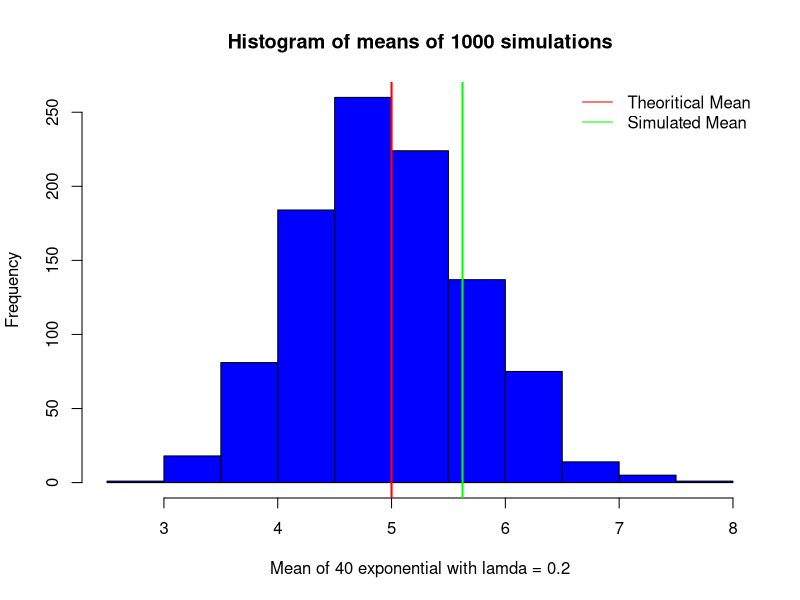

Write the R code that produced this figure.
exp <- 40
lamda <- 0.2
m<-numeric()
for(i in 1:1000){
   a<-rexp(exp,lamda) 
   m<-c(m,mean(a))
}

ms<-mean(a)
print(paste("Theoritical Mean =",1/lamda,"while the simulated mean =",ms))
vs<-var(a)
print(paste("Theoritical Variance =",1/(lamda*lamda),
            "while the simulated variance =",vs))

png(filename = "plot1.png")
hist(m, col="blue",main="Histogram of means of 1000 simulations",
     xlab="Mean of 40 exponential with lamda = 0.2")
abline(v=1/lamda,col="red",lwd=2)
abline(v=ms,col="green",lwd=2)
legend("topright",col=c("Red","Green"),
       legend=c("Theoritical Mean","Simulated Mean"),lwd=1,bty="n")
dev.off()
